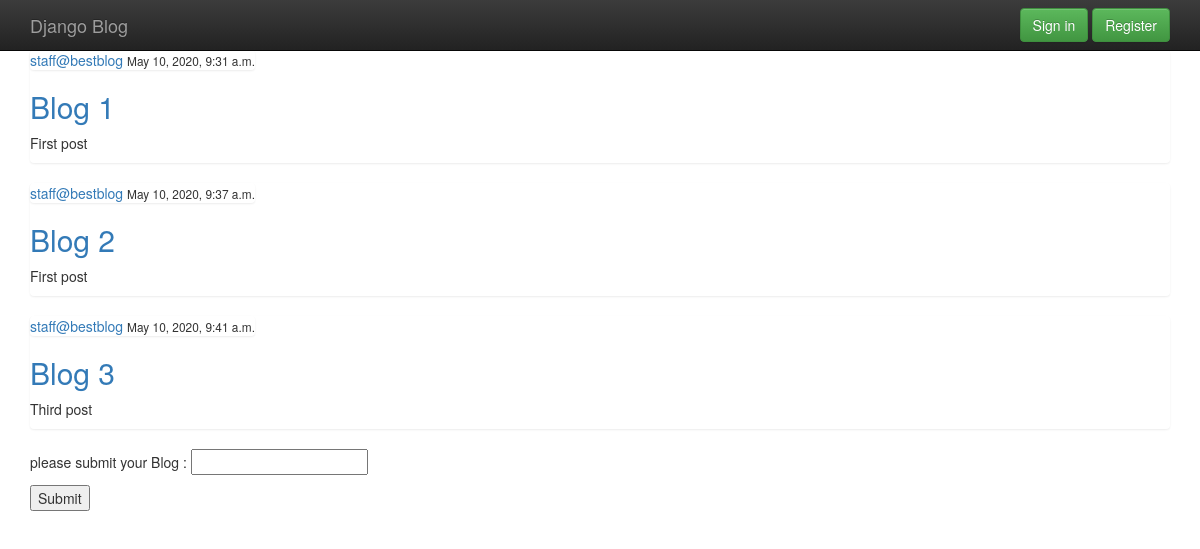
The app's page /business, older data.
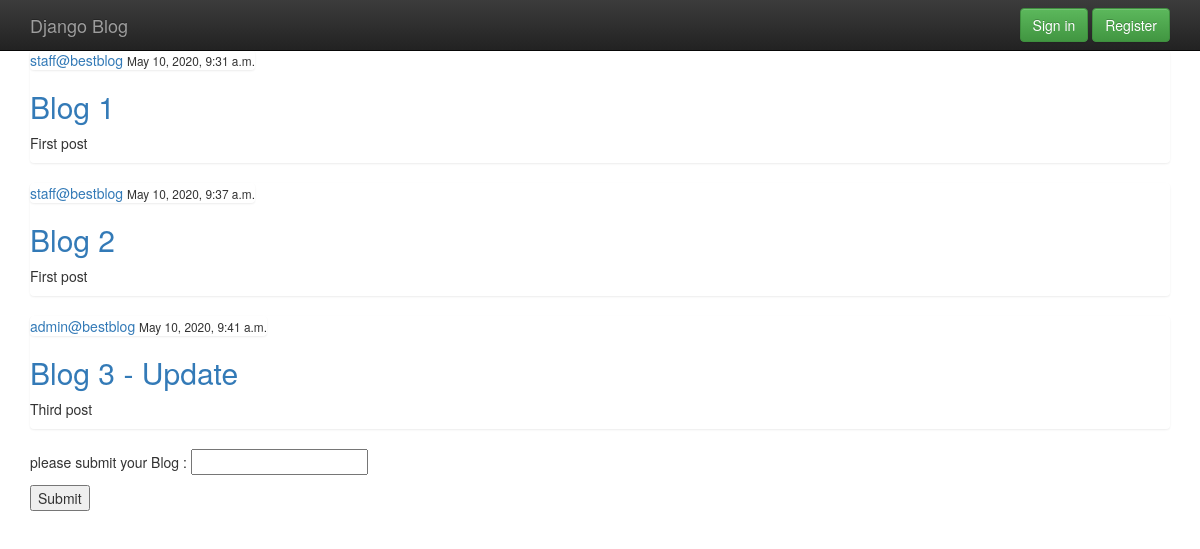
The same page, newer data.
### blog/models.py (models this page shows, shortened)
class Post(models.Model):
    tilte = models.CharField(max_length=100)
    content = models.TextField()
    date_posted = models.DateTimeField(default=timezone.now)
    author = models.ForeignKey(User, on_delete=models.CASCADE)

### blog/views.py (the view)
# urls.py: path('business', views.business, name='business'),
def business(request):
    context = {
        'posts' : Post.objects.all()
    }
    return render(request, 'blog/business.html', context)

### blog/templates/blog/business.html (shortened to what this page needs)
{% extends 'blog/base.html' %}
{% block content %}
<section class="container">
    {% for post in posts %}
        <div class="list-group">
         <article>
          <div class="media-body">
           <div class="list-group">
            <a href="#">{{ post.author }}</a>
            <small>{{ post.date_posted }}</small>
           </div>
           <h2><a href="#">{{ post.tilte }}</a></h2>
           <p>{{ post.content }}</p>
         </article>
        </div>
    {% endfor %}
</section>
<section class="container">
    <form action="" method="post">
        <p>
            please submit your Blog :
            <input type="text" name="url">
        </p>
        <p>
            <button type="submit">Submit</button>
        </p>
    </form>
</section>
{% endblock content %}

### blog/templates/blog/base.html (shortened to what this page needs)
<!doctype html>
<html class="no-js" lang="">
    <head>
        <link rel="stylesheet" href="/static/blog/css/bootstrap.min.css">
        <link rel="stylesheet" href="/static/blog/css/bootstrap-theme.min.css">
        <link rel="stylesheet" href="/static/blog/css/main.css">
    </head>
    <body>
    <nav class="navbar navbar-inverse navbar-fixed-top" role="navigation">
      <div class="container">
        <div class="navbar-header">
          <a class="navbar-brand" href="#">Django Blog</a>
        </div>
        <div id="navbar" class="navbar-collapse collapse">
          <form class="navbar-form navbar-right" role="form">
            <a class="btn btn-success" role="button">Sign in</a>
            <a class="btn btn-success" role="button">Register</a>
          </form>
        </div>
      </div>
    </nav>
    {% block content %}
    {% endblock content %}
    </body>
</html>

### blog/static/blog/css/main.css (style rules this page uses)
h2,h3,h4,h5,h6 { color: #b30000; }

### blog/templates/blog/base.html (style rules this page uses)
body { padding-top: 50px; padding-bottom: 20px; }

Row changes from the older to the newer data that the page shows:
changed Post "Third post": author "staff@bestblog" → "admin@bestblog"; tilte "Blog 3" → "Blog 3 - Update"
